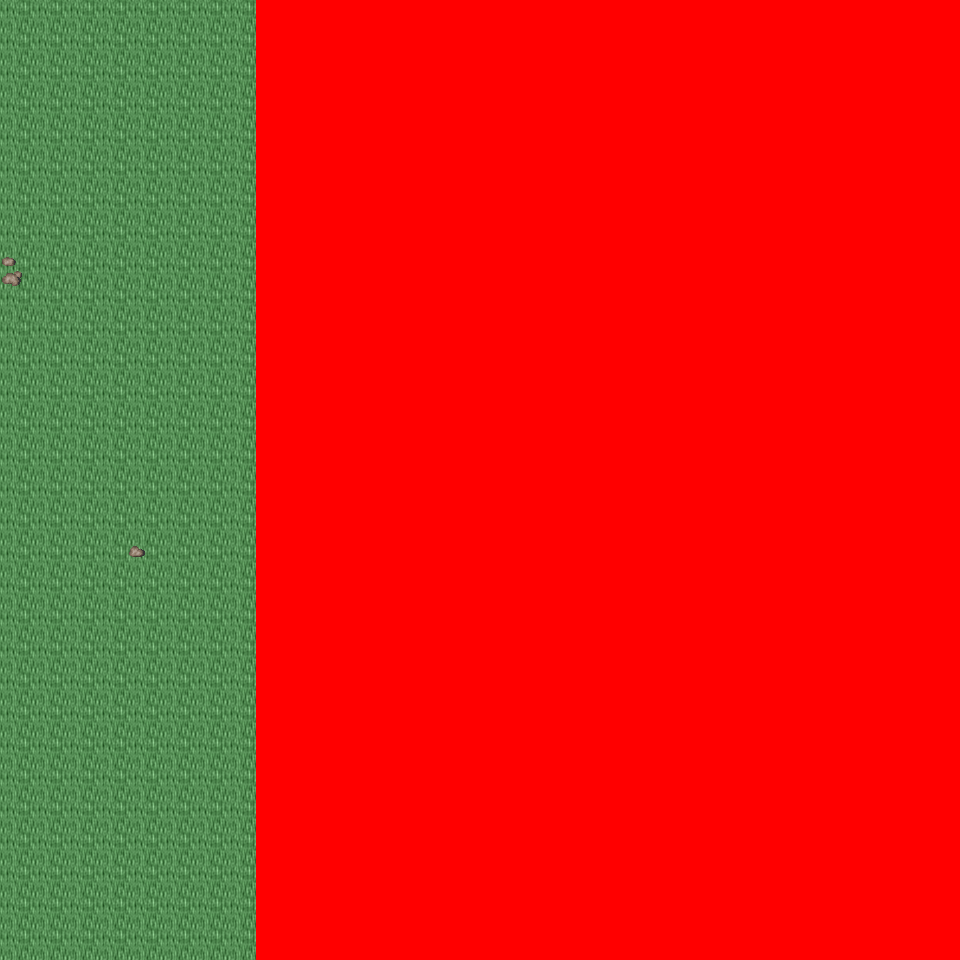

This game map was drawn from its Tiled (.tmx) file and the tilesets committed beside it. A one-line description and the trimmed map source follow:
An orthogonal 30x30 tile map with 32x32 px tiles, 6 tile layers (Ground, Object, Object2, Above, ...), 19 tilesets and 3 objects (3x mapchange).

<map version="1.0" orientation="orthogonal" renderorder="right-down" width="30" height="30" tilewidth="32" tileheight="32" nextobjectid="4">
  <tileset firstgid="1" name="tileset_logic_collision" tilewidth="32" tileheight="32" tilecount="1" columns="1">
    <image source="../drawable/tileset_logic_collision.png" width="32" height="32" />
  </tileset>
  <tileset firstgid="2" name="tileset_ground_ground" tilewidth="32" tileheight="32" tilecount="33" columns="3">
    <image source="../drawable/tileset_ground_ground.png" width="96" height="352" />
  </tileset>
  <tileset firstgid="35" name="tileset_plant_tree_tree_darkgreen" tilewidth="32" tileheight="32" tilecount="88" columns="8">
    <image source="../drawable/tileset_plant_tree_tree_darkgreen.png" width="256" height="352" />
  </tileset>
  <tileset firstgid="123" name="tileset_plant_flower_daisy_blue" tilewidth="32" tileheight="32" tilecount="8" columns="2">
    <image source="../drawable/tileset_plant_flower_daisy_blue.png" width="64" height="128" />
  </tileset>
  <tileset firstgid="131" name="tileset_plant_flower_daisy_red" tilewidth="32" tileheight="32" tilecount="8" columns="2">
    <image source="../drawable/tileset_plant_flower_daisy_red.png" width="64" height="128" />
  </tileset>
  <tileset firstgid="139" name="tileset_plant_flower_daisy_white" tilewidth="32" tileheight="32" tilecount="8" columns="2">
    <image source="../drawable/tileset_plant_flower_daisy_white.png" width="64" height="128" />
  </tileset>
  <tileset firstgid="147" name="tileset_plant_flower_daisy_yellow" tilewidth="32" tileheight="32" tilecount="8" columns="2">
    <image source="../drawable/tileset_plant_flower_daisy_yellow.png" width="64" height="128" />
  </tileset>
  <tileset firstgid="155" name="tileset_building_thatched_roof_cottage2" tilewidth="32" tileheight="32" tilecount="20" columns="4">
    <image source="../drawable/tileset_building_thatched_roof_cottage2.png" width="128" height="160" />
  </tileset>
  <tileset firstgid="175" name="tileset_building_thatched_roof_cottage1" tilewidth="32" tileheight="32" tilecount="20" columns="4">
    <image source="../drawable/tileset_building_thatched_roof_cottage1.png" width="128" height="160" />
  </tileset>
  <tileset firstgid="195" name="tileset_item_campfires" tilewidth="32" tileheight="32" tilecount="2" columns="2">
    <image source="../drawable/tileset_item_campfires.png" width="64" height="32" />
  </tileset>
  <tileset firstgid="197" name="tileset_furniture_light_flames" tilewidth="32" tileheight="32" tilecount="6" columns="6">
    <image source="../drawable/tileset_furniture_light_flames.png" width="192" height="32" />
  </tileset>
  <tileset firstgid="203" name="tileset_item_firewood" tilewidth="32" tileheight="32" tilecount="12" columns="3">
    <image source="../drawable/tileset_item_firewood.png" width="96" height="128" />
  </tileset>
  <tileset firstgid="215" name="tileset_plant_flower_bulbs" tilewidth="32" tileheight="32" tilecount="4" columns="1">
    <image source="../drawable/tileset_plant_flower_bulbs.png" width="32" height="128" />
  </tileset>
  <tileset firstgid="219" name="tileset_ground_grass_corners" tilewidth="32" tileheight="32" tilecount="24" columns="6">
    <image source="../drawable/tileset_ground_grass_corners.png" width="192" height="128" />
  </tileset>
  <tileset firstgid="243" name="tileset_ground_grass_edges" tilewidth="32" tileheight="32" tilecount="36" columns="12">
    <image source="../drawable/tileset_ground_grass_edges.png" width="384" height="96" />
  </tileset>
  <tileset firstgid="279" name="tileset_plant_tree_fall_trees" tilewidth="32" tileheight="32" tilecount="40" columns="8">
    <image source="../drawable/tileset_plant_tree_fall_trees.png" width="256" height="160" />
  </tileset>
  <tileset firstgid="319" name="tileset_plant_leaves" tilewidth="32" tileheight="32" tilecount="8" columns="4">
    <image source="../drawable/tileset_plant_leaves.png" width="128" height="64" />
  </tileset>
  <tileset firstgid="327" name="tileset_ground_grass_2" tilewidth="32" tileheight="32" tilecount="21" columns="3">
    <image source="../drawable/tileset_ground_grass_2.png" width="96" height="224" />
  </tileset>
  <tileset firstgid="348" name="tileset_ground_rock_pebbles" tilewidth="32" tileheight="32" tilecount="3" columns="1">
    <image source="../drawable/tileset_ground_rock_pebbles.png" width="32" height="96" />
  </tileset>
  <layer name="Ground" width="30" height="30">
    <data>[900 cells, 900 non-empty, 1 distinct tile ids]</data>
  </layer>
  <layer name="Object" width="30" height="30">
    <data>[900 cells, 22 non-empty, 8 distinct tile ids]</data>
  </layer>
  <layer name="Object2" width="30" height="30">
    <data>[900 cells, 0 non-empty, 0 distinct tile ids]</data>
  </layer>
  <layer name="Above" width="30" height="30">
    <data>[900 cells, 656 non-empty, 11 distinct tile ids]</data>
  </layer>
  <layer name="Above2" width="30" height="30">
    <data>[900 cells, 0 non-empty, 0 distinct tile ids]</data>
  </layer>
  <layer name="Walkable" width="30" height="30">
    <data>[900 cells, 660 non-empty, 1 distinct tile ids]</data>
  </layer>
  <objectgroup name="MapEvents">
    <object id="1" name="north" type="mapchange" x="0" y="0" width="256" height="32">
      <properties>
        <property name="map" value="0_ados_mountain_n2_w2_x3_y2" />
        <property name="place" value="south" />
      </properties>
    </object>
    <object id="2" name="south" type="mapchange" x="0" y="928" width="256" height="32">
      <properties>
        <property name="map" value="0_ados_mountain_n2_w2_x3_y4" />
        <property name="place" value="north" />
      </properties>
    </object>
    <object id="3" name="west" type="mapchange" x="0" y="0" width="32" height="960">
      <properties>
        <property name="map" value="0_ados_mountain_n2_w2_x2_y3" />
        <property name="place" value="east" />
      </properties>
    </object>
  </objectgroup>
</map>
